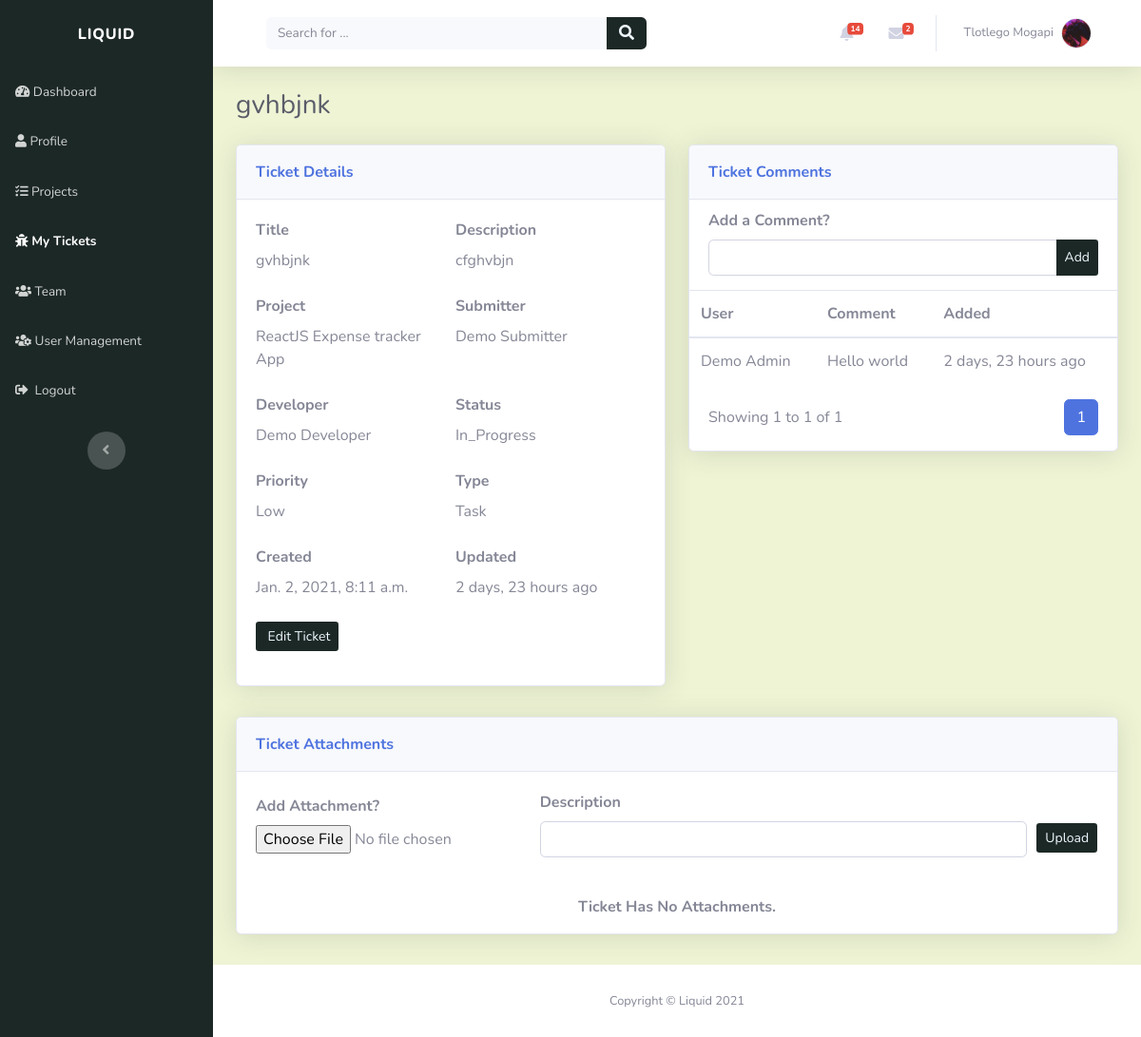
The app's page /tickets/gvhbjnk-5fuubjwz/ (signed in) with its own data.
### account/models.py (models this page shows, shortened)
class Profile(models.Model):
    user = models.OneToOneField(settings.AUTH_USER_MODEL, on_delete=models.CASCADE, unique=True)
    profile_picture = models.ImageField(default='profile_images/default.jpg', upload_to='profile_images', blank=True)
    website = models.URLField(blank=True)
    first_name = models.CharField(max_length=30, blank=True)
    last_name = models.CharField(max_length=30, blank=True)
    address = models.CharField(max_length=50, blank=True)
    city = models.CharField(max_length=50, blank=True)
    country = models.CharField(max_length=50, blank=True)
    slug = models.SlugField(unique=True, blank=True)

### tickets/models.py (models this page shows)
class Ticket(models.Model):
    TICKET_PRIORITY = (
        ('LOW', 'Low'),
        ('MEDIUM', 'Medium'),
        ('HIGH', 'High'),
    )
    TICKET_STATUS = (
        ('NEW', 'New'),
        ('IN_PROGRESS', 'In Progress'),
        ('RESOLVED', 'Resolved'),
    )
    TICKET_TYPE = (
        ('TASK', 'Task'),
        ('BUG', 'Bug'),
        ('CHANGE', 'Change'),
        ('FEATURE', 'Feature request')
    )
    title = models.CharField(max_length=50)
    description = models.CharField(max_length=200)
    created_by = models.ForeignKey(Profile, on_delete=models.CASCADE)
    project = models.ForeignKey(Project, related_name="tickets", on_delete=models.CASCADE)
    created_on = models.DateTimeField(verbose_name="created_on", auto_now_add=True)
    updated = models.DateTimeField(verbose_name="date updated", auto_now=True)
    priority = models.CharField(max_length=12, choices=TICKET_PRIORITY, default='LOW')
    status = models.CharField(max_length=12, choices=TICKET_STATUS, default='NEW')
    class_type = models.CharField(max_length=12, choices=TICKET_TYPE, default='TASK')
    slug = models.SlugField(unique=True, blank=True)
    def __str__(self):
        return self.title

class TicketComment(models.Model):
    user = models.ForeignKey(Profile, on_delete=models.CASCADE)
    ticket = models.ForeignKey(Ticket, on_delete=models.CASCADE)
    created_on = models.DateTimeField(verbose_name="date created", auto_now_add=True)
    updated = models.DateTimeField(verbose_name="date updated", auto_now=True)
    body_message = models.CharField(max_length=100)
    def __str__(self):
        return self.body_message

### projects/models.py (models this page shows)
class Project(models.Model):
    name = models.CharField(max_length=50, unique=True)
    description = models.CharField(max_length=200)
    created_on = models.DateTimeField(verbose_name="date created", auto_now_add=True)
    created_by = models.ForeignKey(Profile, on_delete=models.CASCADE)
    slug = models.SlugField(unique=True, blank=True)
    def __str__(self):
        return self.name

### tickets/views.py (the view)
# urls.py: path('<slug:slug>/', views.ticket_detail_view, name="view_ticket"),
@login_required(login_url='login_page')
def ticket_detail_view(request, slug):
    context = {}
    ticket = get_object_or_404(Ticket, slug=slug)
    user = request.user
    user_profile = get_object_or_404(Profile, user=user)
    if request.method == "POST":
        form = TicketCommentForm(request.POST)
        if form.is_valid():
            comment_body = form.cleaned_data['comment']
            ticket_comment = TicketComment.objects.create(user=user_profile, body_message=comment_body, ticket=ticket)
            return redirect('view_ticket', slug=slug)
    else:
        context['ticket'] = ticket
        context['ticket_attachments'] = TicketAttachment.objects.filter(ticket=ticket).order_by('-created_on')
        comments = TicketComment.objects.filter(ticket=ticket).order_by('-created_on')
        page = request.GET.get('page', 1)
        comments_paginator = Paginator(comments, COMMENTS_PER_PAGE)
        try:
            comments = comments_paginator.page(page)
        except PageNotAnInteger:
            comments = comments_paginator.page(COMMENTS_PER_PAGE)
        except EmptyPage:
            comments = comments_paginator.page(comments_paginator.num_pages)
        context['ticket_comments'] = comments
        context['ticket_developer'] = get_object_or_404(TicketAssignee, ticket=ticket).user
        context['submitter'] = ticket.created_by
        context['manager'] = ProjectRole.objects.filter(project=ticket.project).filter(user_role="Project Manager").first().user
        context['form'] = TicketCommentForm()
        context['attachment_form'] = TicketAttachmentForm()
    return render(request, "tickets/ticket_detail.html", context)

### tickets/forms.py
class TicketCommentForm(forms.Form):
    comment = forms.CharField(max_length=150, widget=forms.TextInput(attrs={'class': 'form-control', 'name': "comment"}))

class TicketAttachmentForm(forms.Form):
    attachment = forms.FileField(widget=forms.FileInput(attrs={'style': "border-color: rgb(28, 40, 38)"}))
    note = forms.CharField(max_length=100, widget=forms.TextInput(attrs={'class': 'form-control', 'name': "address"}), required=False)

### index/custom_processors.py (called while the page is built)
def profile_processor(request):
    if request.user.is_authenticated:
        user = request.user
        user_profile = get_object_or_404(Profile, user=user)
        user_messages = DirectMessage.objects.filter(receiver=user_profile).filter(status='UNREAD').order_by('-created_on')[:5]
        user_alerts = Alert.objects.filter(user=user_profile).filter(status='UNREAD').order_by('-created_on')[:5]
        return {'profile': user_profile, 'direct_messages': user_messages, 'alerts': user_alerts}
    else:
        return{}

### tickets/templates/tickets/ticket_detail.html (shortened to what this page needs)
{% extends "index/header.html" %}
{% block content %}
<div class="d-sm-flex justify-content-between align-items-center mb-4">
	<h3 class="text-dark mb-0">{{ticket}}</h3>
</div>
<div class="row mb-3">
	<div class="col-lg-6">
		<div class="row">
			<div class="col">
				<div class="card shadow mb-3">
					<div class="card-header py-3">
						<p class="text-primary m-0 font-weight-bold" style="color: rgb(28, 40, 38)">
							Ticket Details
						</p>
					</div>
					<div class="card-body">
						<div class="form-row">
							<div class="col-lg-6">
								<div class="form-group">
									<label for="username"><strong>Title</strong></label>
									<p class="mb-4">{{ ticket.title }}</p>
								</div>
							</div>
							<div class="col-lg-6">
								<div class="form-group">
									<label for="username"><strong>Description</strong></label>
									<p class="mb-4">{{ ticket.description}}</p>
								</div>
							</div>
						</div>
						<div class="form-row">
							<div class="col-lg-6">
								<div class="form-group">
									<label for="username"><strong>Project</strong></label>
									<p class="mb-4">{{ ticket.project }}</p>
								</div>
							</div>
							<div class="col-lg-6">
								<div class="form-group">
									<label for="username"><strong>Submitter</strong></label>
									<p class="mb-4">
										{{ ticket.created_by.first_name }} {{ ticket.created_by.last_name }}
									</p>
								</div>
							</div>
						</div>
						<div class="form-row">
							<div class="col-lg-6">
								<div class="form-group">
									<label for="first_name"><strong>Developer</strong></label>
									{% with user=ticket.ticketassignee_set.all.first.user %}
									<p class="mb-4">{{ user.first_name }} {{user.last_name}}</p>
									{% endwith %}
								</div>
							</div>
							<div class="col-lg-6">
								<div class="form-group">
									<label for="first_name"><strong>Status</strong></label>
									<p class="mb-4">{{ ticket.status|title }}</p>
								</div>
							</div>
						</div>
						<div class="form-row">
							<div class="col-lg-6">
								<div class="form-group">
									<label for="first_name"><strong>Priority</strong></label>
									<p class="mb-4">{{ ticket.priority|title }}</p>
								</div>
							</div>
							<div class="col-lg-6">
								<div class="form-group">
									<label for="first_name"><strong>Type</strong></label>
									<p class="mb-4">{{ ticket.class_type|title }}</p>
								</div>
							</div>
						</div>
						<div class="form-row">
							<div class="col-lg-6">
								<div class="form-group">
									<label for="first_name"><strong>Created</strong></label>
									<p class="mb-4">{{ ticket.created_on }}</p>
								</div>
							</div>
							<div class="col-lg-6">
								<div class="form-group">
									<label for="first_name"><strong>Updated</strong></label>
									<p class="mb-4">{{ ticket.updated|timesince }} ago</p>
								</div>
							</div>
						</div>
						{% if profile == ticket_developer or profile == submitter or profile == manager or request.user.is_admin %}
						<div class="form-group">
							<a
								class="btn btn-sm d-none d-sm-inline-block"
								role="button"
								href="{% url 'edit_ticket' ticket.slug %}"
								style="background: rgb(28, 40, 38); color: aliceblue;"
								>&nbsp;Edit Ticket</a
							>
						</div>
						{% endif %}
					</div>
				</div>
			</div>
		</div>
	</div>
	<div class="col-lg-6">
		<div class="row">
			<div class="col">
				<div class="card shadow mb-3">
					<div class="card-header py-3">
						<p class="text-primary m-0 font-weight-bold" style="color: rgb(28, 40, 38)">
							Ticket Comments
						</p>
					</div>
					<div class="form-row">
						<div class="col">
							<div
								class="form-group"
								style="margin-left: 20px; margin-right: 20px; margin-bottom: 15px; margin-top: 10px"
							>
								<label for="username"><strong>Add a Comment?</strong></label>
								<div>
									<form method="POST" action="{% url 'view_ticket' ticket.slug %}">
										<div class="input-group">
											{{ form.comment }}
											<div class="input-group-append">
												<button
													class="btn btn-sm"
													type="submit"
													style="background: rgb(28, 40, 38); color: aliceblue;"
												>
													Add
												</button>
											</div>
										</div>
									</form>
								</div>
							</div>
						</div>
					</div>
					{% if ticket_comments %}
					<div
						class="table-responsive table mt-0"
						id="dataTable"
						role="grid"
						aria-describedby="dataTable_info"
					>
						<table class="table my-0" id="dataTable" aria-describedby="ticket_comments">
							<thead>
								<tr>
									<th scope="col">User</th>
									<th scope="col">Comment</th>
									<th scope="col">Added</th>
								</tr>
							</thead>
							<tbody>
								{% for comment in ticket_comments %}
								<tr style="white-space: nowrap">
									<td>{{comment.user.first_name}} {{comment.user.last_name}}</td>
									<td>{{ comment }}</td>
									<td>{{ comment.created_on|timesince}} ago</td>
								</tr>
								{%endfor%}
							</tbody>
						</table>
					</div>
					<div style="margin-left: 20px; margin-right: 20px">
						{% include 'tickets/snippets/comments_pagination.html' with comments=ticket_comments %}
					</div>
					{% else %}
					<div style="padding-top: 20px" class="text-center">
						<p><strong>Ticket Has No Comments.</strong></p>
					</div>
					{% endif %}
				</div>
			</div>
		</div>
	</div>
</div>
<div class="row mb-3">
	<div class="col-lg-12">
		<div class="row">
			<div class="col">
				<div class="card shadow mb-3">
					<div class="card-header py-3">
						<p class="text-primary m-0 font-weight-bold" style="color: rgb(28, 40, 38)">
							Ticket Attachments
						</p>
					</div>
					<div class="form-group" style="margin-left: 20px; margin-right: 20px; margin-bottom: 20px">
						<div>
							<form
								method="POST"
								action="{% url 'add_attachment' ticket.slug %}"
								enctype="multipart/form-data"
							>
								<div class="form-row align-items-center" style="margin-top: 20px">
									<div class="col-lg-4">
										<div>
											<label for="username"><strong>Add Attachment?</strong></label>
										</div>
										<div class="text-truncate d-flex">{{ attachment_form.attachment }}</div>
									</div>
									<div class="col-lg-7">
										<label for="username"><strong>Description</strong></label>
										{{attachment_form.note}}
									</div>
									<div class="col-lg-1" style="margin-top: 30px">
										<button
											class="btn btn-sm"
											type="submit"
											style="background: rgb(28, 40, 38); color: aliceblue;"
										>
											Upload
										</button>
									</div>
								</div>
							</form>
						</div>
					</div>
					{% if ticket_attachments %}
					<div
						class="table-responsive table mt-0"
						id="dataTable"
						role="grid"
						aria-describedby="dataTable_info"
					>
						<table class="table my-0" id="dataTable" aria-describedby="ticket_attachments">
							<thead>
								<tr>
									<th scope="col">Uploader</th>
									<th scope="col">Added On</th>
									<th scope="col">Note</th>
									<th scope="col">File</th>
									<th scope="col">Size</th>
									<th scope="col">Action</th>
								</tr>
							</thead>
							<tbody>
								{% for attachment in ticket_attachments %}
								<tr style="white-space: nowrap">
									<td>{{attachment.user.first_name}} {{attachment.user.last_name}}</td>
									<td>{{ attachment.created_on|date:"SHORT_DATE_FORMAT" }}</td>
									<td>{{ attachment.note|truncatechars:40 }}</td>
									<td>{{ attachment.filename|truncatechars:20 }}</td>
									<td>{{ attachment.attachment.size|filesizeformat }}</td>
									<td>{% include 'tickets/snippets/ticket_attachement_action.html' %}</td>
								</tr>
								{%endfor%}
							</tbody>
						</table>
					</div>
					{% else %}
					<div style="padding-top: 20px" class="text-center">
						<p><strong>Ticket Has No Attachments.</strong></p>
					</div>
					{% endif %}
				</div>
			</div>
		</div>
	</div>
</div>
{% endblock %}

### index/templates/index/snippets/navbar.html (shortened to what this page needs)
<nav
	class="navbar navbar-light navbar-expand bg-white shadow mb-4 topbar static-top"
	style="background: rgb(238, 244, 212)"
>
	<div class="container-fluid">
		<div class="container-fluid">
			<form
				method="GET"
				action="{% url 'index_page' %}"
				target="_self"
				class="form-inline d-none d-sm-inline-block mr-auto ml-md-3 my-2 my-md-0 mw-100 navbar-search"
			>
				<div class="input-group">
					<input
						class="bg-light form-control border-0 small"
						type="search"
						placeholder="Search for ..."
						value="{{query}}"
						name="q"
						required
					/>
					<div class="input-group-append">
						<button class="btn py-0" type="submit" style="background: rgb(28, 40, 38); color: aliceblue;">
							<em class="fas fa-search"></em>
						</button>
					</div>
				</div>
			</form>
			<ul class="nav navbar-nav flex-nowrap ml-auto">
				<li class="nav-item dropdown no-arrow mx-1">
					<div class="nav-item dropdown no-arrow">
						<a class="dropdown-toggle nav-link" data-toggle="dropdown" aria-expanded="false" href="#"
							>{% if alerts %}<span class="badge badge-danger badge-counter"
								>{{profile.alert_set.all.count}}</span
							>
							{%endif%}<em class="fas fa-bell fa-fw"></em
						></a>
					</div>
				</li>
				<li class="nav-item dropdown no-arrow mx-1">
					<div class="nav-item dropdown no-arrow">
						<a class="dropdown-toggle nav-link" data-toggle="dropdown" aria-expanded="false" href="#"
							><em class="fas fa-envelope fa-fw"></em>{% if direct_messages %}<span
								class="badge badge-danger badge-counter"
								>{{profile.direct_messages.all.count}}</span
							>{%endif%}</a
						>
					</div>
				</li>
				<li class="nav-item dropdown no-arrow">
					<div class="nav-item dropdown no-arrow">
						<a class="dropdown-toggle nav-link" data-toggle="dropdown" aria-expanded="false" href="#"
							><span class="d-none d-lg-inline mr-2 text-gray-600 small">
								{% if profile.first_name and profile.last_name %} {{profile.first_name}}
								{{profile.last_name}} {% else %} {{user}} {%endif%}
							</span>
							<img
								class="border rounded-circle img-profile"
								src="{{profile.profile_picture.url}}"
								alt="user image"
							/>
						</a>
					</div>
				</li>
			</ul>
		</div>
	</div>
</nav>

### records on screen
Profile: alert_set.all.count "14", direct_messages.all.count "2", first_name "Tlotlego", last_name "Mogapi", profile_picture (picture)
Ticket: title "gvhbjnk", description "cfghvbjn", project "ReactJS Expense tracker App", created_by.first_name "Demo", created_by.last_name "Submitter", status "In_Progress", priority "Low", class_type "Task", created_on "Jan. 2, 2021, 8:11 a.m.", updated "2 days, 23 hours"
Profile: first_name "Demo", last_name "Developer"
TicketComment: user.first_name "Demo", user.last_name "Admin", body_message "Hello world", created_on "2 days, 23 hours"

### other values on screen
{{ comments.start_index }} "1"
{{ comments.end_index }} "1"
{{ comments.paginator.count }} "1"
{{ i }} "1"
